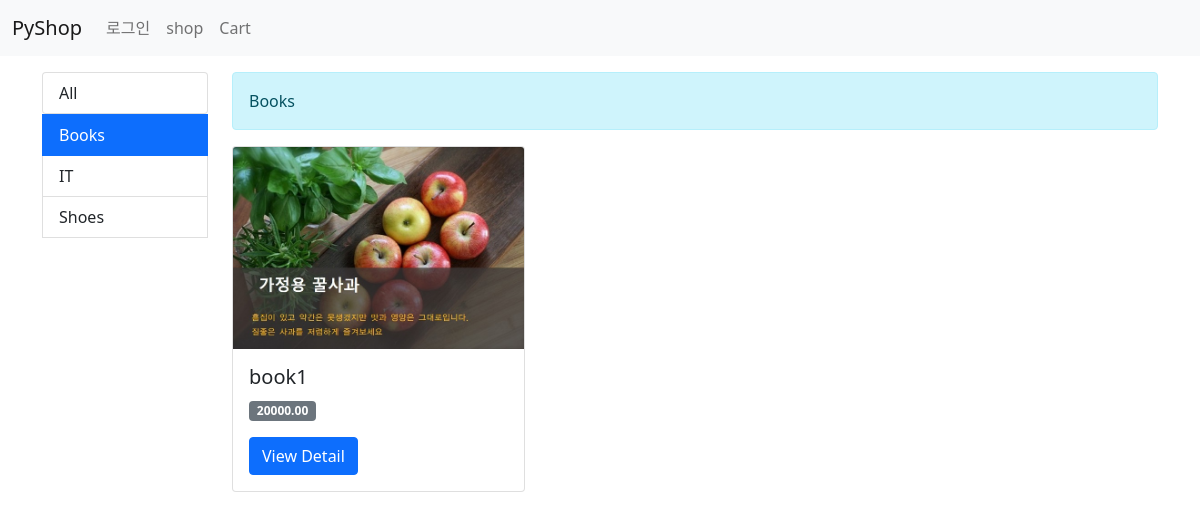
Before: /shop/books/ with the older database file.
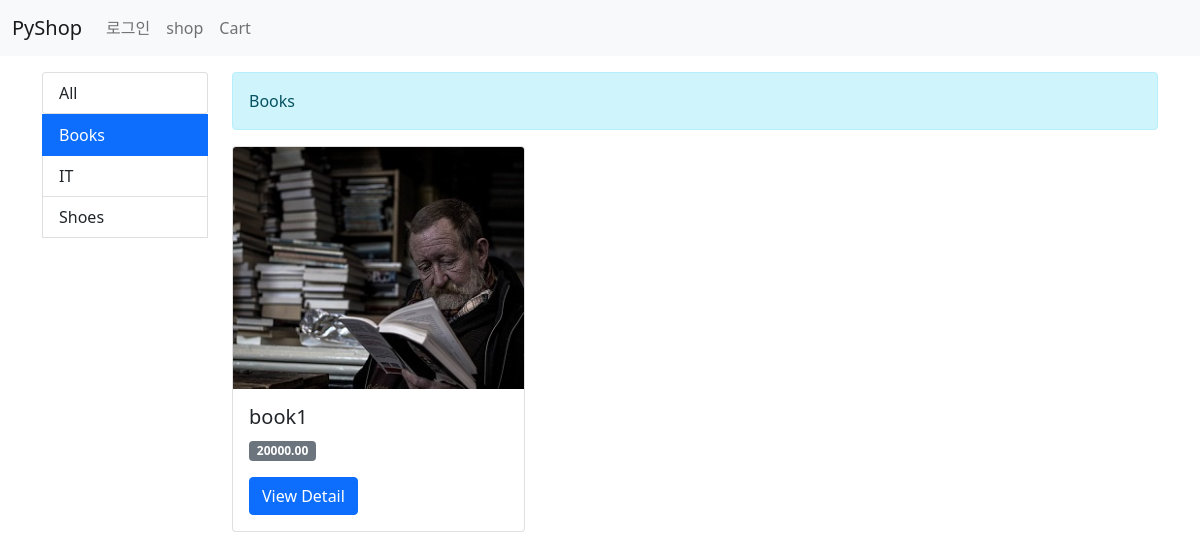
After: the same page with the newer database file.
### shop/models.py (models this page shows, shortened)
class Product(models.Model):
    category = models.ForeignKey(Category, on_delete=models.SET_NULL,
                                 null=True)
    name = models.CharField(max_length=100, db_index=True)
    slug = models.SlugField(max_length=100, db_index=True,
                            unique=True, allow_unicode=True)
    image = models.ImageField(upload_to='products/%Y/%m/%d', blank=True)
    description = models.TextField(blank=True)  #제품상세설명
    meta_descripthon = models.TextField(blank=True)
    price = models.DecimalField(max_digits=10, decimal_places=2)    # 소수2째자리까지
    stock = models.PositiveIntegerField()   #재고 수량
    available_display = models.BooleanField('Display', default=True)
    available_order = models.BooleanField('Order', default=True)
    created = models.DateTimeField(auto_now_add=True)   # 상품 등록일
    updated = models.DateTimeField(auto_now=True)   #수정일
    class Meta:
        ordering = ['-created', '-updated']
        index_together = [['id','slug']]    #index 기준으로 혼합 사용
    def get_absolute_url(self):
        return reverse('shop:product_detail', args=[self.id, self.slug])

### shop/views.py (the view)
# urls.py: path('', views.product_in_category,
def product_in_category(request, category_slug=None):
    current_category = None
    categories = Category.objects.all()   #카테고리 목록
    products = Product.objects.filter(available_display=True)
    if category_slug:
        current_category = get_object_or_404(Category, slug=category_slug)
        products = products.filter(category=current_category)
    context = {
        'current_category': current_category,
        'categories': categories,
        'products': products
    }
    return render(request, 'shop/list.html', context)

### shop/models.py (called while the page is built)
    def get_absolute_url(self): #product 페이지 경로
        return reverse('shop:product_in_category', args=[self.slug])

### templates/shop/list.html (shortened to what this page needs)
{% extends 'base.html' %}
{% block content %}
<section id="list">
    <div class="row">
        <div class="col-2">
            <div class="list-group">
                <a href="{% url 'shop:product_all' %}" class="list-group-item
                 {% if not current_category %} active {% endif %}">All</a>
            </div>
            {% for category in categories %}
            <a href="{{ category.get_absolute_url }}"
               class="list-group-item {% if current_category.slug == category.slug %}active{% endif %}">
                {{ category.name }}</a>
            {% endfor %}
        </div>
        <div class="col-10">
            <div class="alert alert-info">
                {% if current_category %}
                    {{ current_category.name }}
                {% else %}
                    All Products
                {% endif %}
            </div>
            <div class="row">
                {% for product in products %}
                <div class="col-4">
                    <div class="card">
                        <img class="card-img-top" src="{{ product.image.url }}"
                            alt="Product Image">
                        <div class="card-body">
                            <h5 class="card-title">{{ product.name }}</h5>
                            <p class="card-text">
                                <span class="badge bg-secondary">
                                    {{ product.price }}
                                </span>
                            </p>
                            <a href="{{ product.get_absolute_url }}" class="btn btn-primary">View Detail</a>
                        </div>
                    </div>
                </div>
                {% endfor %}
            </div>
        </div>
    </div>
</section>
{% endblock %}

Changed rows visible on the page:
changed Product "book1": image: a different picture
